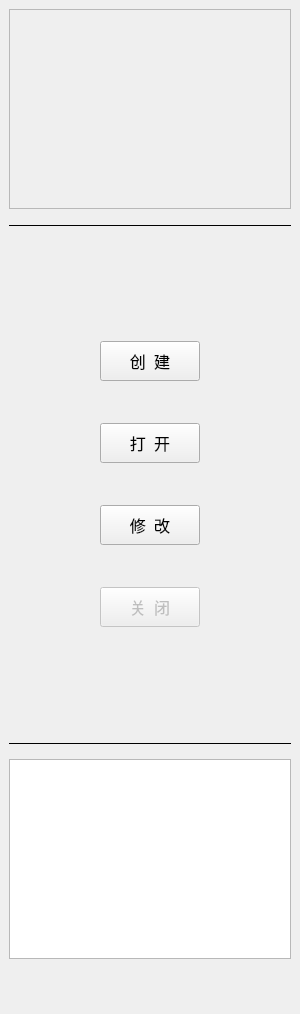
<?xml version="1.0" encoding="UTF-8"?>
<ui version="4.0">
 <class>QMedicalRecordManagementControls</class>
 <widget class="QWidget" name="QMedicalRecordManagementControls">
  <property name="geometry">
   <rect>
    <x>0</x>
    <y>0</y>
    <width>300</width>
    <height>1014</height>
   </rect>
  </property>
  <property name="minimumSize">
   <size>
    <width>300</width>
    <height>0</height>
   </size>
  </property>
  <property name="maximumSize">
   <size>
    <width>300</width>
    <height>16777215</height>
   </size>
  </property>
  <property name="windowTitle">
   <string>Form</string>
  </property>
  <property name="styleSheet">
   <string notr="true"/>
  </property>
  <layout class="QVBoxLayout" name="verticalLayout">
   <property name="spacing">
    <number>0</number>
   </property>
   <property name="leftMargin">
    <number>0</number>
   </property>
   <property name="topMargin">
    <number>0</number>
   </property>
   <property name="rightMargin">
    <number>0</number>
   </property>
   <property name="bottomMargin">
    <number>0</number>
   </property>
   <item>
    <widget class="QWidget" name="widget" native="true">
     <property name="styleSheet">
      <string notr="true"/>
     </property>
     <layout class="QVBoxLayout" name="verticalLayout_2">
      <property name="spacing">
       <number>6</number>
      </property>
      <property name="leftMargin">
       <number>9</number>
      </property>
      <property name="topMargin">
       <number>9</number>
      </property>
      <property name="rightMargin">
       <number>9</number>
      </property>
      <property name="bottomMargin">
       <number>9</number>
      </property>
      <item>
       <widget class="QFrame" name="frame_3">
        <property name="minimumSize">
         <size>
          <width>0</width>
          <height>200</height>
         </size>
        </property>
        <property name="styleSheet">
         <string notr="true"/>
        </property>
        <property name="frameShape">
         <enum>QFrame::StyledPanel</enum>
        </property>
        <property name="frameShadow">
         <enum>QFrame::Raised</enum>
        </property>
       </widget>
      </item>
      <item>
       <widget class="Line" name="line1">
        <property name="sizePolicy">
         <sizepolicy hsizetype="Preferred" vsizetype="Preferred">
          <horstretch>0</horstretch>
          <verstretch>0</verstretch>
         </sizepolicy>
        </property>
        <property name="minimumSize">
         <size>
          <width>0</width>
          <height>20</height>
         </size>
        </property>
        <property name="maximumSize">
         <size>
          <width>16777215</width>
          <height>20</height>
         </size>
        </property>
        <property name="styleSheet">
         <string notr="true"/>
        </property>
        <property name="frameShadow">
         <enum>QFrame::Plain</enum>
        </property>
        <property name="orientation">
         <enum>Qt::Horizontal</enum>
        </property>
       </widget>
      </item>
      <item>
       <spacer name="verticalSpacer">
        <property name="orientation">
         <enum>Qt::Vertical</enum>
        </property>
        <property name="sizeType">
         <enum>QSizePolicy::Preferred</enum>
        </property>
        <property name="sizeHint" stdset="0">
         <size>
          <width>20</width>
          <height>100</height>
         </size>
        </property>
       </spacer>
      </item>
      <item>
       <layout class="QGridLayout" name="gridLayout_4">
        <item row="6" column="0">
         <spacer name="horizontalSpacer_24">
          <property name="orientation">
           <enum>Qt::Horizontal</enum>
          </property>
          <property name="sizeHint" stdset="0">
           <size>
            <width>40</width>
            <height>20</height>
           </size>
          </property>
         </spacer>
        </item>
        <item row="2" column="2">
         <spacer name="horizontalSpacer_16">
          <property name="orientation">
           <enum>Qt::Horizontal</enum>
          </property>
          <property name="sizeHint" stdset="0">
           <size>
            <width>40</width>
            <height>20</height>
           </size>
          </property>
         </spacer>
        </item>
        <item row="0" column="0">
         <spacer name="horizontalSpacer_20">
          <property name="orientation">
           <enum>Qt::Horizontal</enum>
          </property>
          <property name="sizeHint" stdset="0">
           <size>
            <width>40</width>
            <height>20</height>
           </size>
          </property>
         </spacer>
        </item>
        <item row="4" column="1">
         <widget class="QToolButton" name="toolButton_edit">
          <property name="enabled">
           <bool>true</bool>
          </property>
          <property name="sizePolicy">
           <sizepolicy hsizetype="Preferred" vsizetype="Preferred">
            <horstretch>0</horstretch>
            <verstretch>0</verstretch>
           </sizepolicy>
          </property>
          <property name="minimumSize">
           <size>
            <width>100</width>
            <height>40</height>
           </size>
          </property>
          <property name="font">
           <font>
            <family>黑体</family>
            <pointsize>12</pointsize>
           </font>
          </property>
          <property name="styleSheet">
           <string notr="true"/>
          </property>
          <property name="text">
           <string>修  改</string>
          </property>
          <property name="iconSize">
           <size>
            <width>40</width>
            <height>40</height>
           </size>
          </property>
          <property name="toolButtonStyle">
           <enum>Qt::ToolButtonTextUnderIcon</enum>
          </property>
         </widget>
        </item>
        <item row="4" column="0">
         <spacer name="horizontalSpacer_26">
          <property name="orientation">
           <enum>Qt::Horizontal</enum>
          </property>
          <property name="sizeHint" stdset="0">
           <size>
            <width>40</width>
            <height>20</height>
           </size>
          </property>
         </spacer>
        </item>
        <item row="6" column="2">
         <spacer name="horizontalSpacer_22">
          <property name="orientation">
           <enum>Qt::Horizontal</enum>
          </property>
          <property name="sizeHint" stdset="0">
           <size>
            <width>40</width>
            <height>20</height>
           </size>
          </property>
         </spacer>
        </item>
        <item row="1" column="1">
         <spacer name="verticalSpacer_2">
          <property name="orientation">
           <enum>Qt::Vertical</enum>
          </property>
          <property name="sizeHint" stdset="0">
           <size>
            <width>20</width>
            <height>10</height>
           </size>
          </property>
         </spacer>
        </item>
        <item row="3" column="1">
         <spacer name="verticalSpacer_3">
          <property name="orientation">
           <enum>Qt::Vertical</enum>
          </property>
          <property name="sizeHint" stdset="0">
           <size>
            <width>20</width>
            <height>10</height>
           </size>
          </property>
         </spacer>
        </item>
        <item row="2" column="1">
         <widget class="QToolButton" name="toolButton_open">
          <property name="sizePolicy">
           <sizepolicy hsizetype="Preferred" vsizetype="Preferred">
            <horstretch>0</horstretch>
            <verstretch>0</verstretch>
           </sizepolicy>
          </property>
          <property name="minimumSize">
           <size>
            <width>100</width>
            <height>40</height>
           </size>
          </property>
          <property name="font">
           <font>
            <family>黑体</family>
            <pointsize>12</pointsize>
           </font>
          </property>
          <property name="styleSheet">
           <string notr="true"/>
          </property>
          <property name="text">
           <string>打  开</string>
          </property>
          <property name="iconSize">
           <size>
            <width>40</width>
            <height>40</height>
           </size>
          </property>
          <property name="toolButtonStyle">
           <enum>Qt::ToolButtonTextUnderIcon</enum>
          </property>
         </widget>
        </item>
        <item row="0" column="2">
         <spacer name="horizontalSpacer_25">
          <property name="orientation">
           <enum>Qt::Horizontal</enum>
          </property>
          <property name="sizeHint" stdset="0">
           <size>
            <width>40</width>
            <height>20</height>
           </size>
          </property>
         </spacer>
        </item>
        <item row="5" column="1">
         <spacer name="verticalSpacer_5">
          <property name="orientation">
           <enum>Qt::Vertical</enum>
          </property>
          <property name="sizeHint" stdset="0">
           <size>
            <width>20</width>
            <height>10</height>
           </size>
          </property>
         </spacer>
        </item>
        <item row="6" column="1">
         <widget class="QToolButton" name="toolButton_close">
          <property name="enabled">
           <bool>false</bool>
          </property>
          <property name="sizePolicy">
           <sizepolicy hsizetype="Preferred" vsizetype="Preferred">
            <horstretch>0</horstretch>
            <verstretch>0</verstretch>
           </sizepolicy>
          </property>
          <property name="minimumSize">
           <size>
            <width>100</width>
            <height>40</height>
           </size>
          </property>
          <property name="font">
           <font>
            <family>黑体</family>
            <pointsize>12</pointsize>
           </font>
          </property>
          <property name="styleSheet">
           <string notr="true"/>
          </property>
          <property name="text">
           <string>关  闭</string>
          </property>
          <property name="iconSize">
           <size>
            <width>40</width>
            <height>40</height>
           </size>
          </property>
          <property name="toolButtonStyle">
           <enum>Qt::ToolButtonTextUnderIcon</enum>
          </property>
         </widget>
        </item>
        <item row="4" column="2">
         <spacer name="horizontalSpacer_23">
          <property name="orientation">
           <enum>Qt::Horizontal</enum>
          </property>
          <property name="sizeHint" stdset="0">
           <size>
            <width>40</width>
            <height>20</height>
           </size>
          </property>
         </spacer>
        </item>
        <item row="2" column="0">
         <spacer name="horizontalSpacer_21">
          <property name="orientation">
           <enum>Qt::Horizontal</enum>
          </property>
          <property name="sizeHint" stdset="0">
           <size>
            <width>40</width>
            <height>20</height>
           </size>
          </property>
         </spacer>
        </item>
        <item row="0" column="1">
         <widget class="QToolButton" name="toolButton_new">
          <property name="sizePolicy">
           <sizepolicy hsizetype="Preferred" vsizetype="Preferred">
            <horstretch>0</horstretch>
            <verstretch>0</verstretch>
           </sizepolicy>
          </property>
          <property name="minimumSize">
           <size>
            <width>100</width>
            <height>40</height>
           </size>
          </property>
          <property name="font">
           <font>
            <family>黑体</family>
            <pointsize>12</pointsize>
           </font>
          </property>
          <property name="styleSheet">
           <string notr="true"/>
          </property>
          <property name="text">
           <string>创  建</string>
          </property>
          <property name="iconSize">
           <size>
            <width>40</width>
            <height>40</height>
           </size>
          </property>
          <property name="toolButtonStyle">
           <enum>Qt::ToolButtonTextUnderIcon</enum>
          </property>
         </widget>
        </item>
       </layout>
      </item>
      <item>
       <spacer name="verticalSpacer_4">
        <property name="orientation">
         <enum>Qt::Vertical</enum>
        </property>
        <property name="sizeType">
         <enum>QSizePolicy::Preferred</enum>
        </property>
        <property name="sizeHint" stdset="0">
         <size>
          <width>20</width>
          <height>100</height>
         </size>
        </property>
       </spacer>
      </item>
      <item>
       <widget class="Line" name="line2">
        <property name="sizePolicy">
         <sizepolicy hsizetype="Preferred" vsizetype="Preferred">
          <horstretch>0</horstretch>
          <verstretch>0</verstretch>
         </sizepolicy>
        </property>
        <property name="minimumSize">
         <size>
          <width>0</width>
          <height>20</height>
         </size>
        </property>
        <property name="maximumSize">
         <size>
          <width>16777215</width>
          <height>20</height>
         </size>
        </property>
        <property name="styleSheet">
         <string notr="true"/>
        </property>
        <property name="frameShadow">
         <enum>QFrame::Plain</enum>
        </property>
        <property name="orientation">
         <enum>Qt::Horizontal</enum>
        </property>
       </widget>
      </item>
      <item>
       <widget class="QTextBrowser" name="textBrowser">
        <property name="sizePolicy">
         <sizepolicy hsizetype="Preferred" vsizetype="Preferred">
          <horstretch>0</horstretch>
          <verstretch>0</verstretch>
         </sizepolicy>
        </property>
        <property name="minimumSize">
         <size>
          <width>0</width>
          <height>200</height>
         </size>
        </property>
        <property name="styleSheet">
         <string notr="true"/>
        </property>
       </widget>
      </item>
      <item>
       <widget class="QWidget" name="widget_2" native="true">
        <property name="minimumSize">
         <size>
          <width>0</width>
          <height>40</height>
         </size>
        </property>
       </widget>
      </item>
     </layout>
    </widget>
   </item>
  </layout>
 </widget>
 <resources>
  <include location="../../resources/resources.qrc"/>
 </resources>
 <connections/>
</ui>
